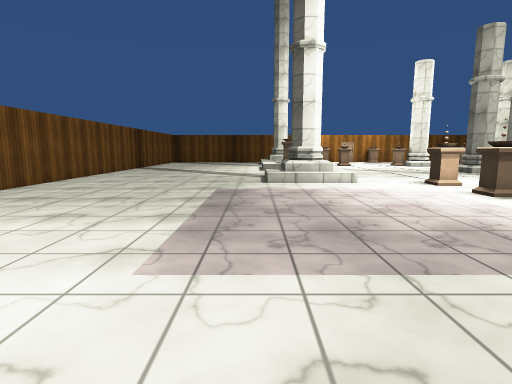
view 1 (above)

24 first-person views from a walk through a 3-D level made in the Unity game engine. The camera is 1.5 m above the floor, tilts 8° down and sees 80° across. The floor is counted in squares, 1 m on a side. Each view is taken from the middle of a square. On the plan, view 1 faces up. The plan holds only what a view shows up to about 15 squares ahead; the rest is blank. The place goes on beyond the plan. The player character is not drawn. Surface patterns are stand-ins for the level's own textures.

view 2
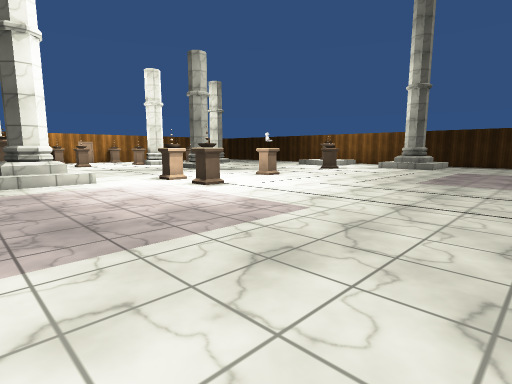

view 3
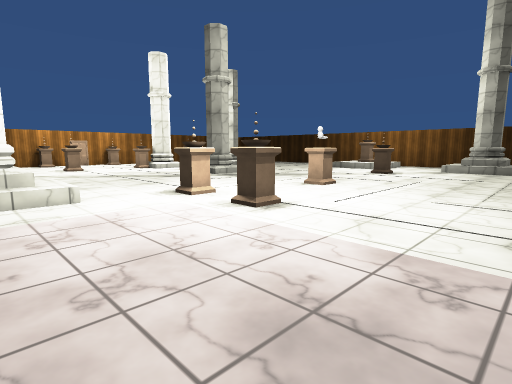

view 4
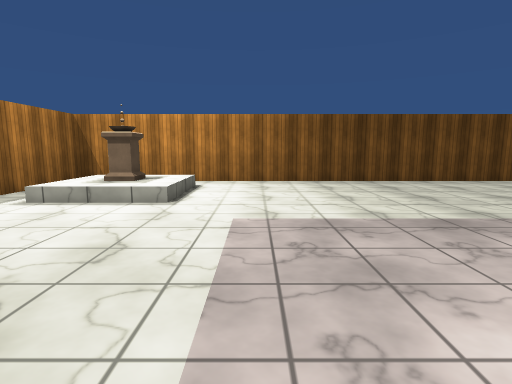

view 5
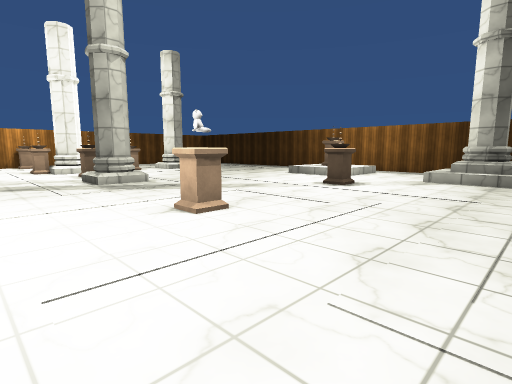

view 6
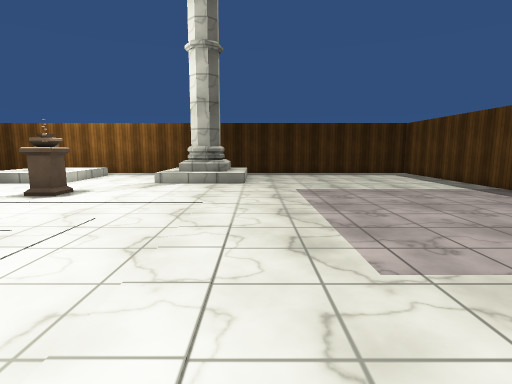

view 7
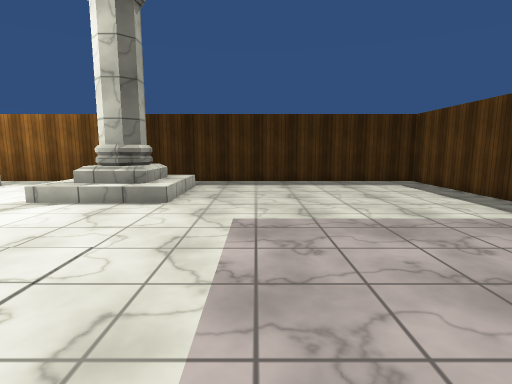

view 8
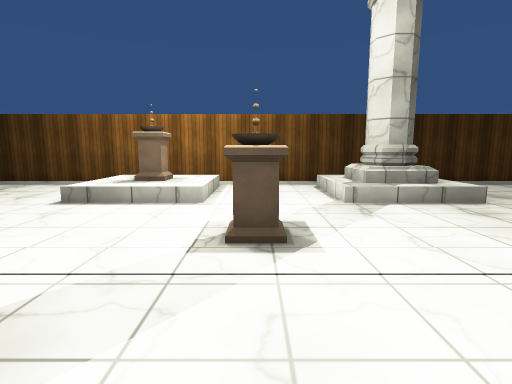

view 9
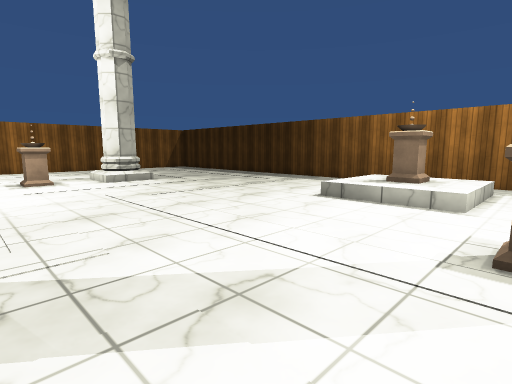

view 10
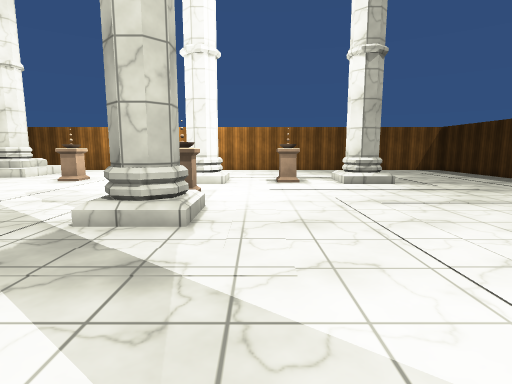

view 11
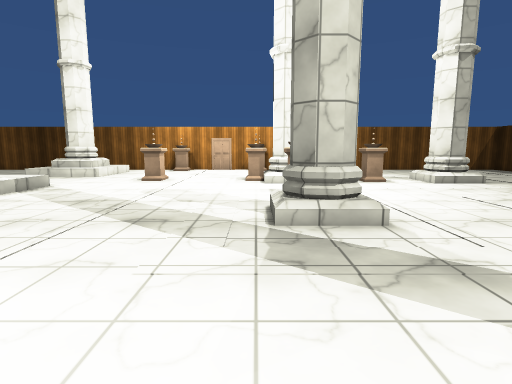

view 12
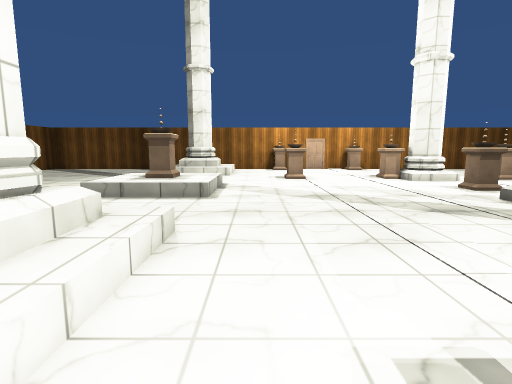

view 13
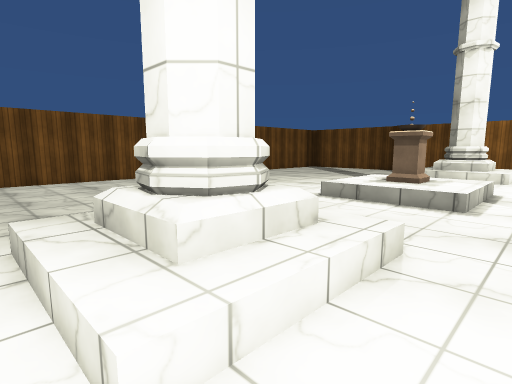

view 14
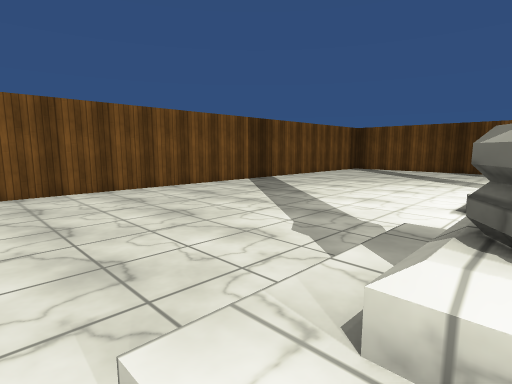

view 15
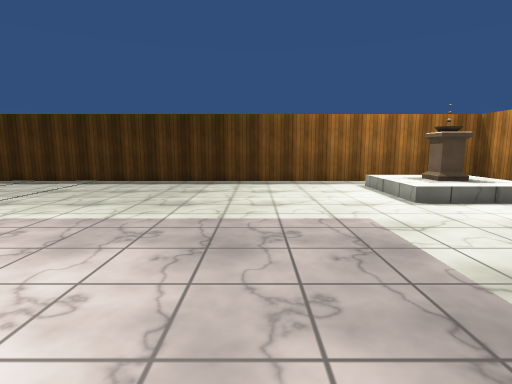

view 16
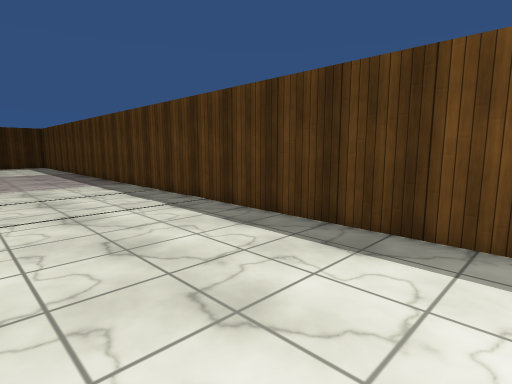

view 17
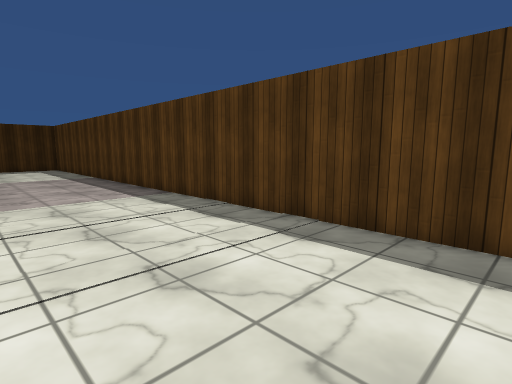

view 18
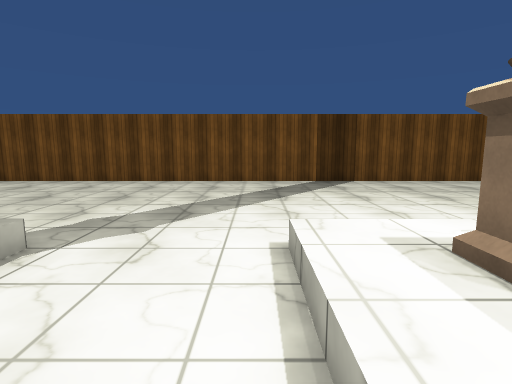

view 19
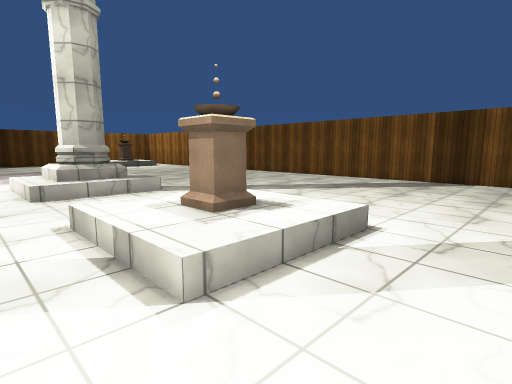

view 20
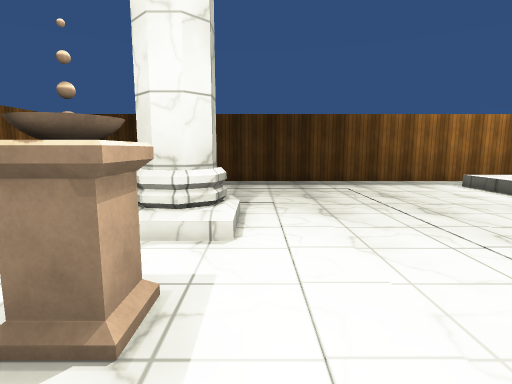

view 21
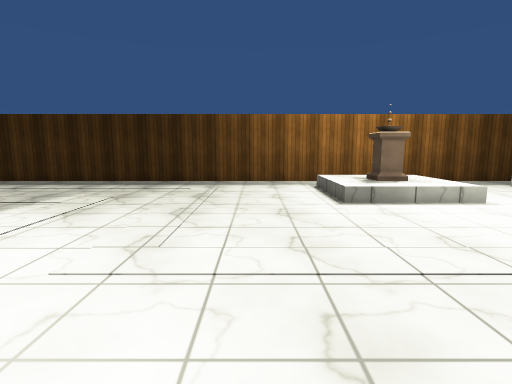

view 22
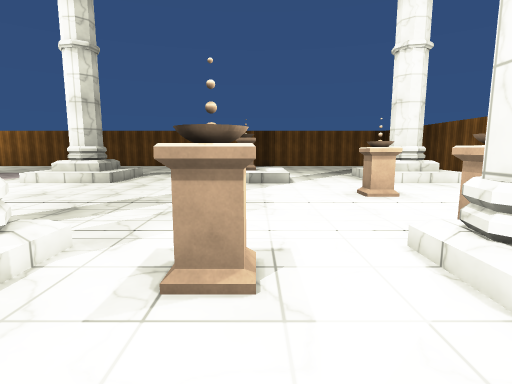

view 23
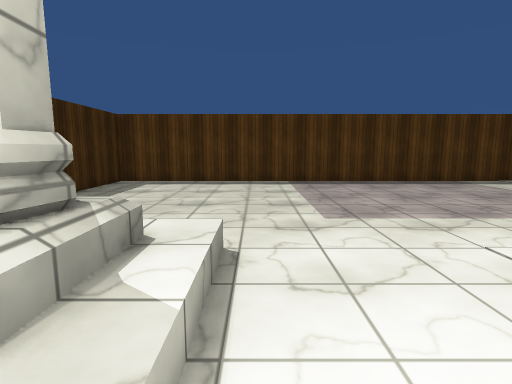

view 24
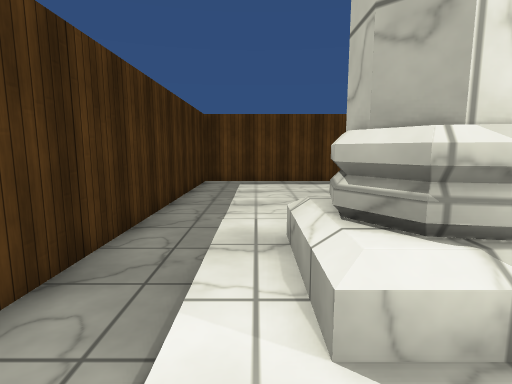

### Floor plan
Key: @ floor where view 1 was taken; # wall or solid block; . main floor; : floor 0.5 m higher than the main floor; ^ raised ledge; P pedestal.
Columns run from 10 left of view 1 to 31 right of it. Each row starts with its distance up from view 1.
 28 #.................P....P##..PP.#^ .......#
 27 #.......................##..PP.###.......#
 26 #........................................#
 25 #..........::::..........................#
 24 #..........:PP:.........PP...............#
 23 #..........:PP:.........PP...............#
 22 #..........::::..........................#
 21 #.......................##...............#
 20 #.......................##...............#
 19 #.......................##...............#
 18 #........................................#
 17 #..........::::....................::::..#
 16 #..........:##:....................:PP:  #
 15 #..........:##:....................:PP: .#
 14 #..........::::....................::::..#
 13 #.................P......................#
 12 #......................PP......PP......  #
 11 #......................PP................#
 10 #.................P......................#
  9 #..................................::::..#
  8 #..................................:##:..#
  7 #..................................:##:..#
  6 #..................................::::..#
  5 #........................................#
  4 #........................................#
  3 #........................................#
  2 #........................................#
  1 #  ::::..................................#
  0 #  :PP:...@..............................#
 -1 #  :PP:..................................#
 -2 #  ::::..................................#
 -3 #     ...................................#
 -4 #    ....................................#
 -5  #########################################

Positions as (right, up) in squares from view 1, and headings:
1: (0, 0), facing up
2: (0, -1), facing up-right
3: (2, 4), facing up-right
4: (5, 4), facing left
5: (9, 5), facing up-right
6: (11, 5), facing right
7: (16, 3), facing right
8: (16, 12), facing right
9: (16, 12), facing up-right
10: (17, 13), facing up
11: (13, 13), facing up
12: (6, 12), facing up
13: (6, 13), facing up-left
14: (2, 13), facing up-left
15: (1, 10), facing down
16: (1, 1), facing down-right
17: (5, 1), facing down-right
18: (5, 21), facing left
19: (6, 28), facing down-left
20: (16, 26), facing right
21: (16, 20), facing right
22: (18, 24), facing left
23: (24, 10), facing down
24: (28, 10), facing down
